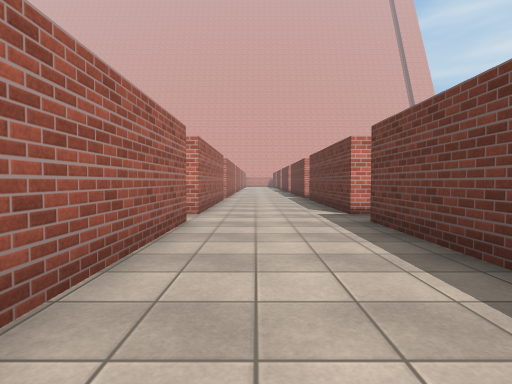
View 1 (above)

21 first-person views from a walk through a 3-D level made in the Unity game engine. The camera is 1.2 m above the floor, tilts 2° down and sees 80° across. The floor is counted in squares, 2 m on a side. Each view is taken from the middle of a square. On the plan, view 1 faces up. The plan holds only what a view shows up to about 9 squares ahead; the rest is blank. The place goes on beyond the plan. Surface patterns are stand-ins for the level's own textures.

View 2
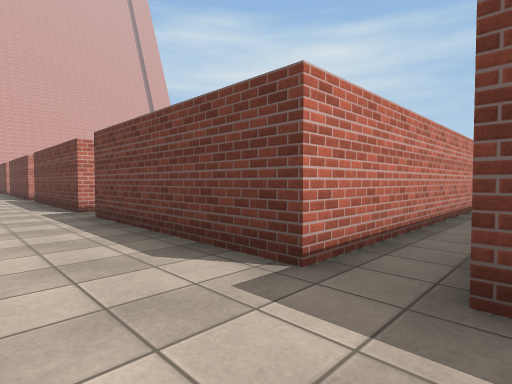

View 3
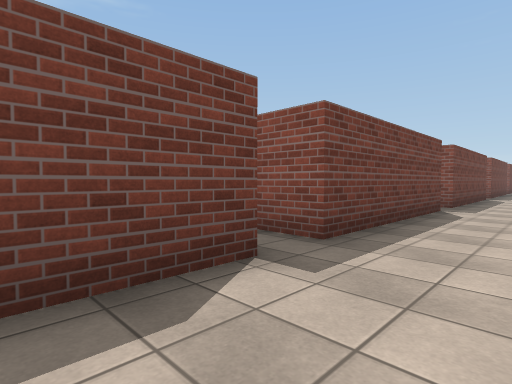

View 4
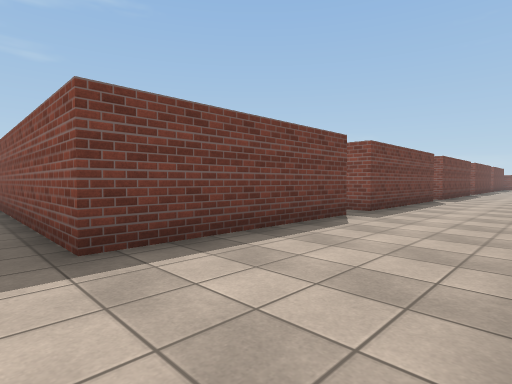

View 5
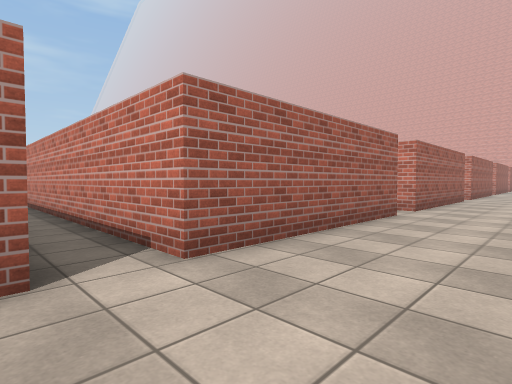

View 6
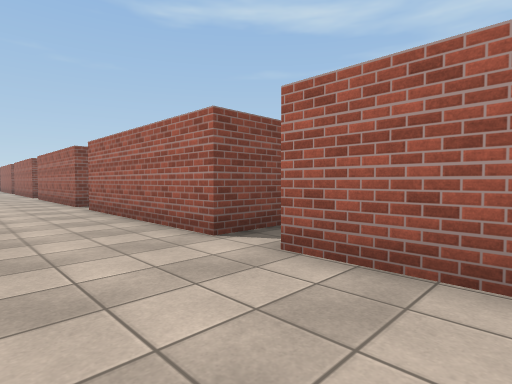

View 7
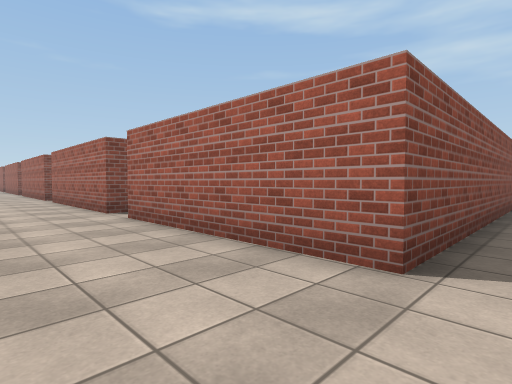

View 8
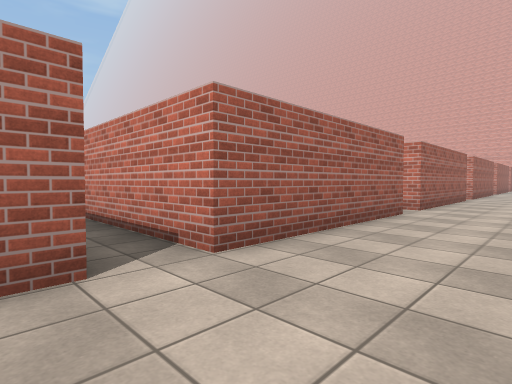

View 9
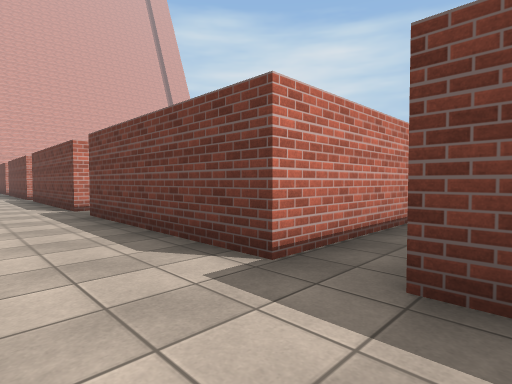

View 10
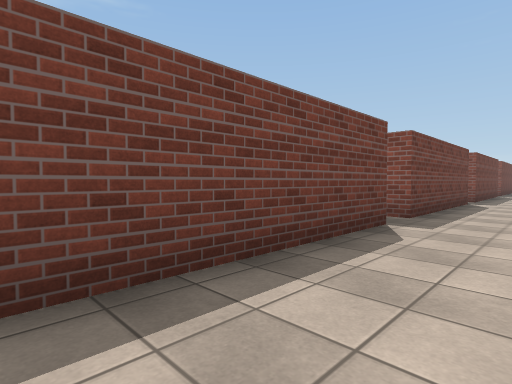

View 11
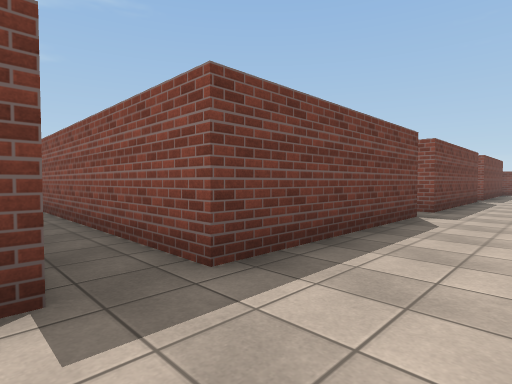

View 12
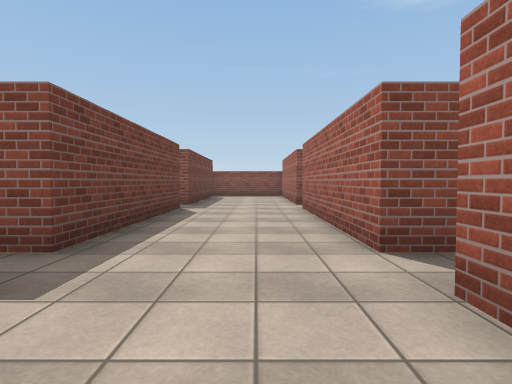

View 13
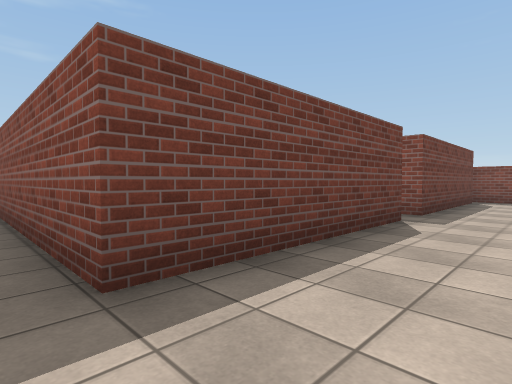

View 14
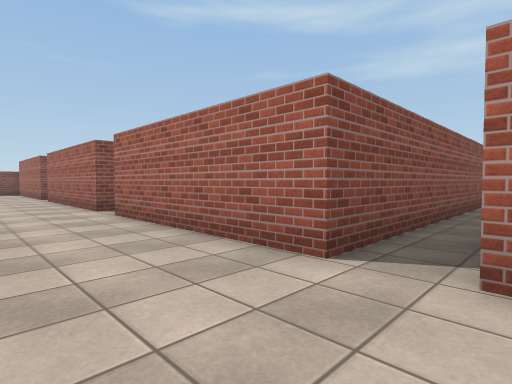

View 15
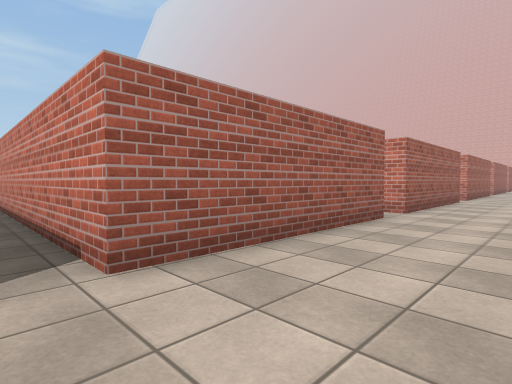

View 16
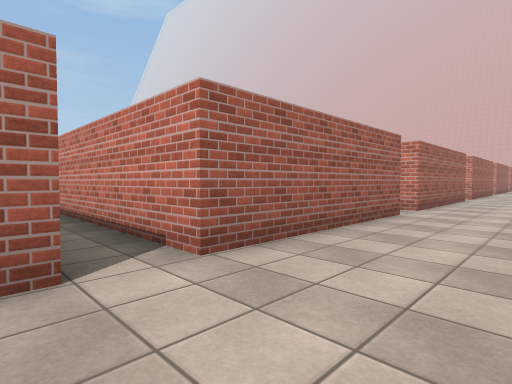

View 17
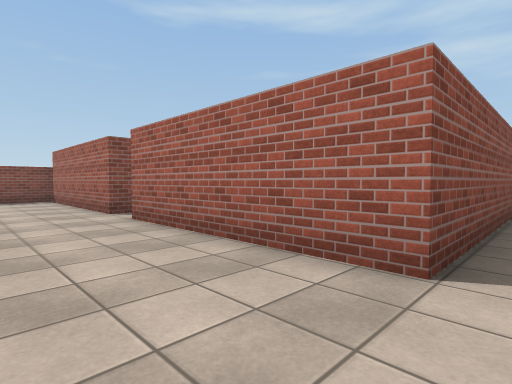

View 18
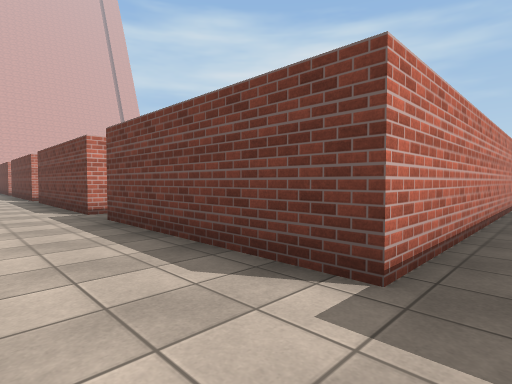

View 19
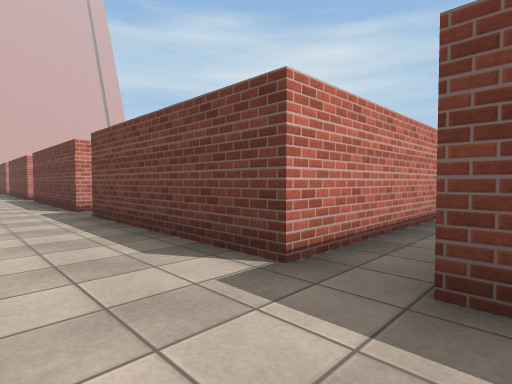

View 20
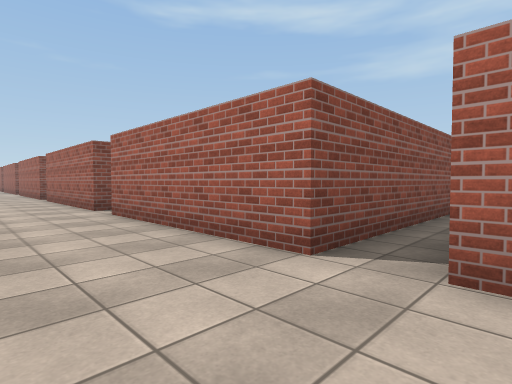

View 21
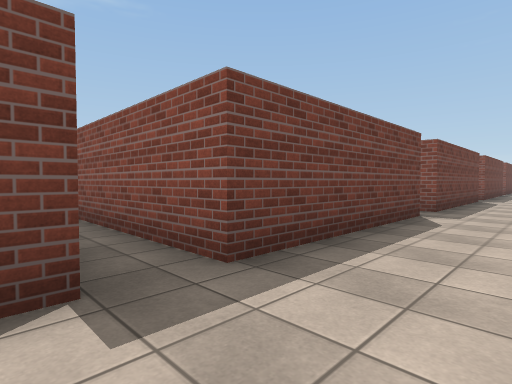

### Floor plan
Points are (right, up) in squares from view 1. A wall is a line through its corners. A room is listed if a view was taken in it or the views show most of it. See-through windows are left out.
Room 1 (views 1, 2, 3, 5, 6, 7, 8, 9, 10, 11, 12, 13, 14, 15, 16, 17, 18, 19, 20, 21)
walls: (1.7, -5) (1.7, -0.7) (7.2, -0.7); (-1, -6) (-1, -10.3); (-1, -0.7) (-1, -5); (-1, -11.3) (-1, -15.6); (7.5, 0.3) (1.7, 0.3) (1.7, 4.6) (5.5, 4.6); (8, -10.3) (1.7, -10.3) (1.7, -6); (-1, 4.6) (-1, 0.3); (4.6, 5.5) (1.7, 5.5) (1.7, 9.9); (5.6, -15.6) (1.7, -15.6) (1.7, -11.3) (7.2, -11.3); (-1, -16.6) (-1, -20.9); (-1, 9.9) (-1, 5.5); (1.7, 10.8) (1.7, 11.5); (1.7, -20.9) (1.7, -16.6) (6.5, -16.6); (-1, 11.5) (-1, 10.8); (-1, -21.8) (-1, -22.5); (1.7, -22.5) (1.7, -21.8)
ways out: opening at (-1, -16) to room 2; opening at (-1, -11) to room 2; opening at (-1, 0) to room 2; opening at (-1, 5) to room 2
Room 2 (view 4)
walls: (-7.1, -0.7) (-1, -0.7); (-7.6, -11.3) (-1, -11.3); (-5.5, 4.6) (-1, 4.6); (-1, -10.3) (-7.1, -10.3); (-1, 0.3) (-7.9, 0.3); (-5.4, -16.6) (-1, -16.6); (-1, 5.5) (-4.5, 5.5); (-1, -15.6) (-5.6, -15.6)
ways out: opening at (-1, -16) to room 1; opening at (-1, -11) to room 1; opening at (-1, 0) to room 1; opening at (-1, 5) to room 1

Positions as (right, up) in squares from view 1, and headings:
1: (0, 0), facing up
2: (0, -1), facing up-right
3: (0, 2), facing down-right
4: (-1, 0), facing down-right
5: (1, -1), facing up-left
6: (1, 2), facing down-left
7: (1, 0), facing down-left
8: (1, 4), facing up-left
9: (0, 4), facing up-right
10: (0, -6), facing down-right
11: (0, -10), facing down-right
12: (0, -14), facing down
13: (0, -16), facing down-right
14: (1, -10), facing down-left
15: (1, -11), facing up-left
16: (1, -17), facing up-left
17: (1, -16), facing down-left
18: (0, -11), facing up-right
19: (0, -17), facing up-right
20: (1, 6), facing down-left
21: (0, 6), facing down-right
